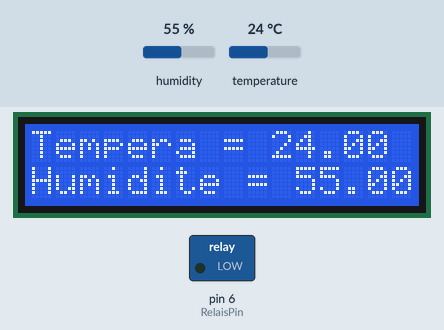
This sketch was run on a simulated Arduino Uno, built with avr-gcc and run on an emulated ATmega328P. On the bench: 16×2 character LCD, switched loads named in the sketch (green lamp = pin HIGH). The test bench sets the inputs (shaded band); at power-on: temperature 24 °C, humidity 55 %.

Above: at 5.6 s.
5.7 s: temperature set to 32 °C
At 12.0 s:
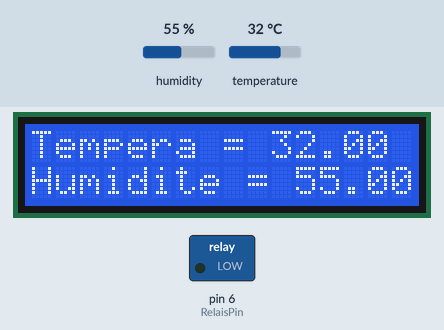
14.2 s: temperature set to 35 °C
At 17.7 s:
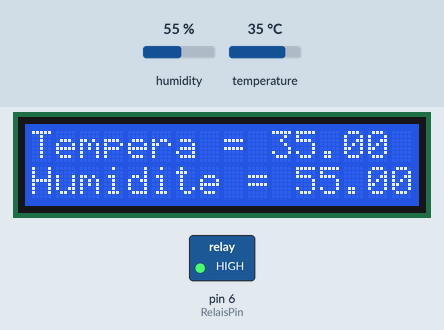
22.7 s: humidity set to 22 %
At 24.6 s:
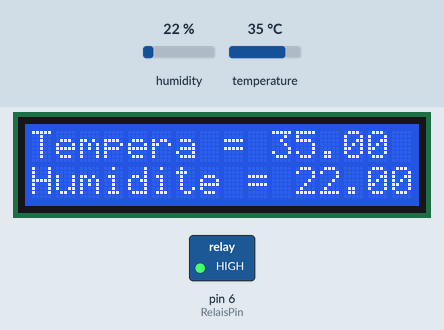
31.2 s: humidity set to 40 %
At 36.0 s:
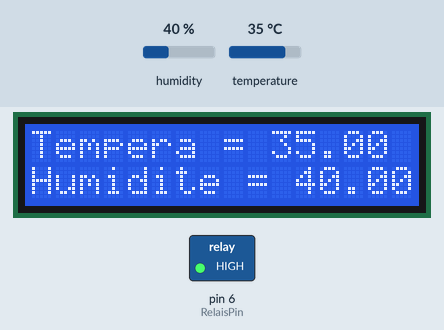
Timing chart, 0 to 37.5 s (numbered marks = the images above; inputs shaded):
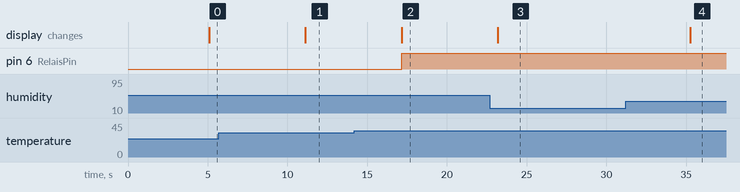

Measured:
- the behaviour switches between 33 and 34 °C on temperature (found by bisection; images 1 and 2)
- after the input at 5.7 s, the display: changes after 5.4 s (image 1)
- after the input at 14.2 s, pin 6 (RelaisPin): LOW → HIGH after 3.0 s; the display: changes after 3.0 s (image 2)
- after the input at 22.7 s, the display: changes after 0.48 s (image 3)
- after the input at 31.2 s, the display: changes after 4.0 s (image 4)

The sketch:

Projet11.2_DHT11_Avec_Ecran_LDC.ino
```cpp
#include <LiquidCrystal.h>
#include "DHT.h"
LiquidCrystal lcd(7, 8, 9, 10, 11, 12);
#define PinCapteur 2
#define Type DHT11
DHT dht (PinCapteur, Type);
const int RelaisPin = 6;
void setup() {
  // put your setup code here, to run once:
  lcd.begin(16,2);
  dht.begin();
  pinMode(RelaisPin, OUTPUT);
}

void loop() {
  // put your main code here, to run repeatedly:
  delay(5000);
  float humidite = dht.readHumidity();
  float temperature = dht.readTemperature();
  lcd.clear();
  lcd.setCursor(0,0);
  lcd.print("Tempera = ");
  lcd.print(temperature);
  lcd.setCursor(0,1);
  lcd.print("Humidite = ");
  lcd.print(humidite);
  if(temperature>=34 && temperature<=90)
  {
    digitalWrite(RelaisPin, HIGH);
  }
  else
  {
    digitalWrite(RelaisPin, LOW);
  }
  delay(1000);
}
```
